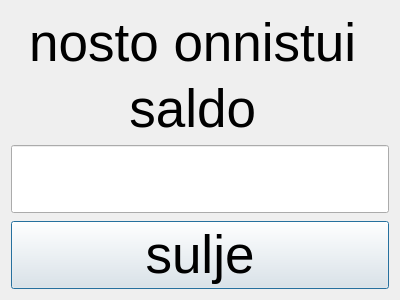
<?xml version="1.0" encoding="UTF-8"?>
<ui version="4.0">
 <class>nostosuccess</class>
 <widget class="QDialog" name="nostosuccess">
  <property name="geometry">
   <rect>
    <x>0</x>
    <y>0</y>
    <width>400</width>
    <height>300</height>
   </rect>
  </property>
  <property name="windowTitle">
   <string>Dialog</string>
  </property>
  <layout class="QVBoxLayout" name="verticalLayout">
   <item>
    <spacer name="verticalSpacer_2">
     <property name="orientation">
      <enum>Qt::Vertical</enum>
     </property>
     <property name="sizeHint" stdset="0">
      <size>
       <width>20</width>
       <height>40</height>
      </size>
     </property>
    </spacer>
   </item>
   <item>
    <widget class="QLabel" name="label">
     <property name="font">
      <font>
       <pointsize>40</pointsize>
      </font>
     </property>
     <property name="text">
      <string>nosto onnistui </string>
     </property>
     <property name="alignment">
      <set>Qt::AlignCenter</set>
     </property>
    </widget>
   </item>
   <item>
    <widget class="QLabel" name="label_2">
     <property name="font">
      <font>
       <pointsize>40</pointsize>
      </font>
     </property>
     <property name="text">
      <string>saldo </string>
     </property>
     <property name="alignment">
      <set>Qt::AlignBottom|Qt::AlignHCenter</set>
     </property>
    </widget>
   </item>
   <item>
    <widget class="QLineEdit" name="lineEdit">
     <property name="font">
      <font>
       <pointsize>40</pointsize>
      </font>
     </property>
     <property name="alignment">
      <set>Qt::AlignCenter</set>
     </property>
    </widget>
   </item>
   <item>
    <spacer name="verticalSpacer">
     <property name="orientation">
      <enum>Qt::Vertical</enum>
     </property>
     <property name="sizeHint" stdset="0">
      <size>
       <width>20</width>
       <height>40</height>
      </size>
     </property>
    </spacer>
   </item>
   <item>
    <widget class="QPushButton" name="pushButton">
     <property name="font">
      <font>
       <pointsize>40</pointsize>
      </font>
     </property>
     <property name="text">
      <string>sulje</string>
     </property>
    </widget>
   </item>
  </layout>
 </widget>
 <resources/>
 <connections/>
</ui>
